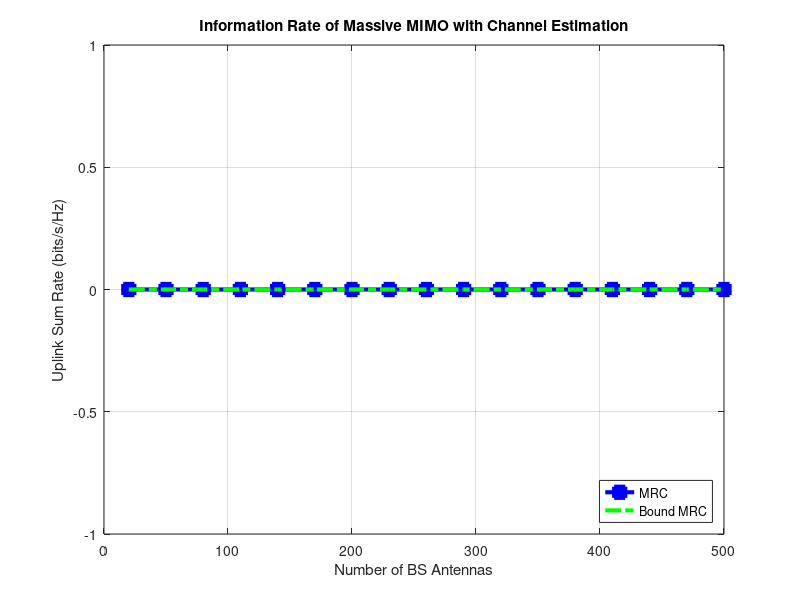

Write MATLAB code to recreate this figure.
clear all;
close all;
clc;
ITER = 5000;
K = 10;
Mv = 20:30:500;
EudB = 10;
Eu = 10^(EudB/10);
rateMRC = zeros(1,length(Mv));
boundMRC = zeros(1,length(Mv));





figure;
plot(Mv,rateMRC,'b - s','LineWidth',3,'MarkerFaceColor','blue','MarkerSize',8.0)
hold on
plot(Mv,boundMRC,'g -. ','LineWidth',3,'MarkerFaceColor','green','MarkerSize',8.0)
grid on
title('Information Rate of Massive MIMO with Channel Estimation')
legend('MRC', 'Bound MRC','Location','SouthEast');
xlabel('Number of BS Antennas')
ylabel('Uplink Sum Rate (bits/s/Hz)')